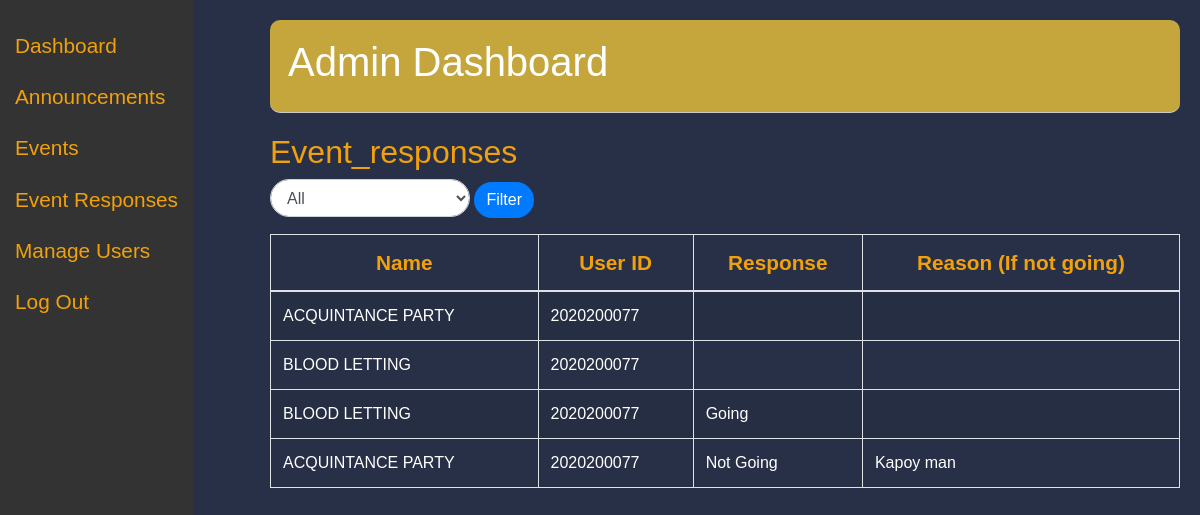
/admin_dashboard.php?section=event_responses, run on the app's committed database.
### tables this page shows
CREATE TABLE `event_responses` (
  `id` int(11) UNSIGNED NOT NULL,
  `event_id` int(11) UNSIGNED DEFAULT NULL,
  `name` varchar(255) NOT NULL,
  `user_id` varchar(50) NOT NULL,
  `response` varchar(255) DEFAULT NULL,
  `reason` text DEFAULT NULL,
  `created_at` timestamp NOT NULL DEFAULT current_timestamp()
);

### admin_dashboard.php (the view, shortened to what this page needs)
<?php
$servername = "localhost";
$username = "root";
$password = "";
$dbname = "appDEV";
$conn = new mysqli($servername, $username, $password, $dbname);
$results_per_page = 5;
$page = isset($_GET['page']) ? (int)$_GET['page'] : 1;
$offset = ($page - 1) * $results_per_page;
$section = isset($_GET['section']) ? $_GET['section'] : 'announcements';
if ($section == 'events') {
    $sql_total = "SELECT COUNT(*) FROM events";
    $sql = "SELECT name, date, time, location, about, posted_by, general_or_specific FROM events LIMIT ? OFFSET ?";
} elseif ($section == 'event_responses') {
    $response_filter = isset($_GET['response_filter']) ? $_GET['response_filter'] : '';
    if ($response_filter) {
        $sql_total = "SELECT COUNT(*) FROM event_responses WHERE response = ?";
        $sql = "SELECT name, user_id, response, reason FROM event_responses WHERE response = ? LIMIT ? OFFSET ?";
    } else {
        $sql = "SELECT name, user_id, response, reason FROM event_responses LIMIT ? OFFSET ?";
    }
} else {
    $sql_total = "SELECT COUNT(*) FROM announcements";
    $sql = "SELECT name, date, time, location, about, posted_by, specific_type FROM announcements LIMIT ? OFFSET ?";
}
if ($section != 'dashboard') {
    $stmt = $conn->prepare($sql);
    if ($section == 'event_responses' && $response_filter) {
        $stmt->bind_param("sii", $response_filter, $results_per_page, $offset);
    } else {
        $stmt->bind_param("ii", $results_per_page, $offset);
    }
    $stmt->execute();
    $result = $stmt->get_result();
}
?>
<!DOCTYPE html>
<html lang="en">
<head>
    <link href="https://stackpath.bootstrapcdn.com/bootstrap/4.5.2/css/bootstrap.min.css" rel="stylesheet">
    <link href='https://unpkg.com/boxicons@2.1.1/css/boxicons.min.css' rel='stylesheet'>
    <link href="https://cdnjs.cloudflare.com/ajax/libs/font-awesome/5.15.4/css/all.min.css" rel="stylesheet">
</head>
<body>
<div class="sidebar">
    <a href="?section=dashboard">Dashboard</a>
    <a href="?section=announcements">Announcements</a>
    <a href="?section=events">Events</a>
    <a href="?section=event_responses">Event Responses</a>
    <a href="users.php">Manage Users</a>
    <a href="index.php">Log Out</a>
</div>
<div class="main-content">
    <div class="header">
        <h1>Admin Dashboard</h1>
    </div>
    <div class="content">
        <?php if ($section == 'dashboard'): ?>
            <h2>Dashboard</h2>
            <div class="row">
                <div class="col-md-3">
                    <div class="dashboard-box">
                        <h3 class="box-title">Announcements</h3>
                        <div class="container">
                            <div>Total Announcements: <?php echo $total_announcements; ?></div>
                        </div>
                    </div>
                </div>
                <div class="col-md-3">
                    <div class="dashboard-box">
                        <h3 class="box-title">Events</h3>
                        <div class="container">
                            <div>Total Events: <?php echo $total_events; ?></div>
                        </div>
                    </div>
                </div>
                <div class="col-md-3">
                    <div class="dashboard-box">
                        <h3 class="box-title">Event Responses</h3>
                        <div class="container">
                            <div>Total Event Responses: <?php echo $total_event_responses; ?></div>
                        </div>
                    </div>
                </div>
                <div class="col-md-3">
                    <div class="dashboard-box">
                        <h3 class="box-title">Users</h3>
                        <div class="container">
                            <div>Total Users: <?php echo $total_users; ?></div>
                        </div>
                    </div>
                </div>
            </div>
        <?php else: ?>
            <h2><?php echo ucfirst($section); ?></h2>
            <?php if ($section == 'event_responses'): ?>
                <form method="GET" class="mb-3">
                    <div class="form-group">
                        <select id="response_filter" name="response_filter" class="form-control" style="width: 200px; display: inline-block; border-radius: 30px;">
                            <option value="">All</option>
                        </select>
                        <button type="submit" class="btn btn-primary" style="border-radius: 30px;">Filter</button>
                    </div>
                </form>
            <?php endif; ?>
            <div class="table-responsive">
                <table class="table table-striped table-bordered">
                    <thead>
                        <tr>
                            <?php
                            if ($section == 'events') {
                                echo '<th>Event Name</th>';
                                echo '<th>Date</th>';
                                echo '<th>Time</th>';
                                echo '<th>Location</th>';
                                echo '<th>Description</th>';
                                echo '<th>Posted By</th>';
                                echo '<th>Category</th>';
                                echo '<th>Action</th>';
                            } elseif ($section == 'event_responses') {
                                echo '<th>Name</th>';
                                echo '<th>User ID</th>';
                                echo '<th>Response</th>';
                                echo '<th>Reason (If not going)</th>';
                            }
                            ?>
                        </tr>
                    </thead>
                    <tbody>
                        <?php
                        if ($section != 'dashboard' && $result->num_rows > 0) {
                            while($row = $result->fetch_assoc()) {
                                echo '<tr>';
                                if ($section == 'events') {
                                    echo '<td>' . htmlspecialchars($row["name"]) . '</td>';
                                    echo '<td>' . htmlspecialchars($row["date"]) . '</td>';
                                    echo '<td>' . htmlspecialchars($row["time"]) . '</td>';
                                    echo '<td>' . htmlspecialchars($row["location"]) . '</td>';
                                    echo '<td>' . htmlspecialchars($row["about"]) . '</td>';
                                    echo '<td>' . htmlspecialchars($row["posted_by"]) . '</td>';
                                    echo '<td>' . htmlspecialchars($row["general_or_specific"]) . '</td>';
                                    echo '<td class="action-buttons">';
                                    echo '<a href="editEvent.php?name=' . urlencode($row["name"]) . '" class="action-button edit-button">Edit</a>';
                                    echo '</td>';
                                } elseif ($section == 'event_responses') {
                                    echo '<td>' . htmlspecialchars($row["name"]) . '</td>';
                                    echo '<td>' . htmlspecialchars($row["user_id"]) . '</td>';
                                    echo '<td>' . htmlspecialchars($row["response"]) . '</td>';
                                    echo '<td>' . htmlspecialchars($row["reason"]) . '</td>';
                                    echo '</tr>';
                                }
                            }
                        } elseif ($section == 'dashboard') {
                        } else {
                            echo '<tr><td colspan="8">No ' . $section . ' found.</td></tr>';
                        }
                        ?>
                    </tbody>
                </table>
            </div>
        <?php endif; ?>
    </div>
</div>
</body>
</html>

### admin_dashboard.php (style rules this page uses)
body { font-family: Arial, sans-serif; margin: 0; background-color: rgb(40, 48, 71); color: #f1a10b; }
.sidebar { height: 100vh; background-color: #333; position: fixed; padding-top: 20px; color: white; }
.sidebar a { padding: 10px 15px; text-decoration: none; font-size: 1.3rem; color: #f1a10b; display: block; transition: transform .3s; }
.main-content { margin-left: 250px; padding: 20px; }
.header { background-color: rgb(197, 166, 61); color: #fff; padding: 18px; border-bottom: 1px solid #ccc; border-radius: 10px; }
.content { margin-top: 20px; }
.btn { border: none; }
th { color: #f1a10b; font-size: 1.3rem; text-align: center; }
tr { color: white; }

### data on the page
event_responses: name "ACQUINTANCE PARTY", user "2020200077"
event_responses: name "BLOOD LETTING", user "2020200077"
event_responses: name "BLOOD LETTING", user "2020200077", response "Going"
event_responses: name "ACQUINTANCE PARTY", user "2020200077", response "Not Going", reason "Kapoy man"

### other printed values
$section "Event_responses"
